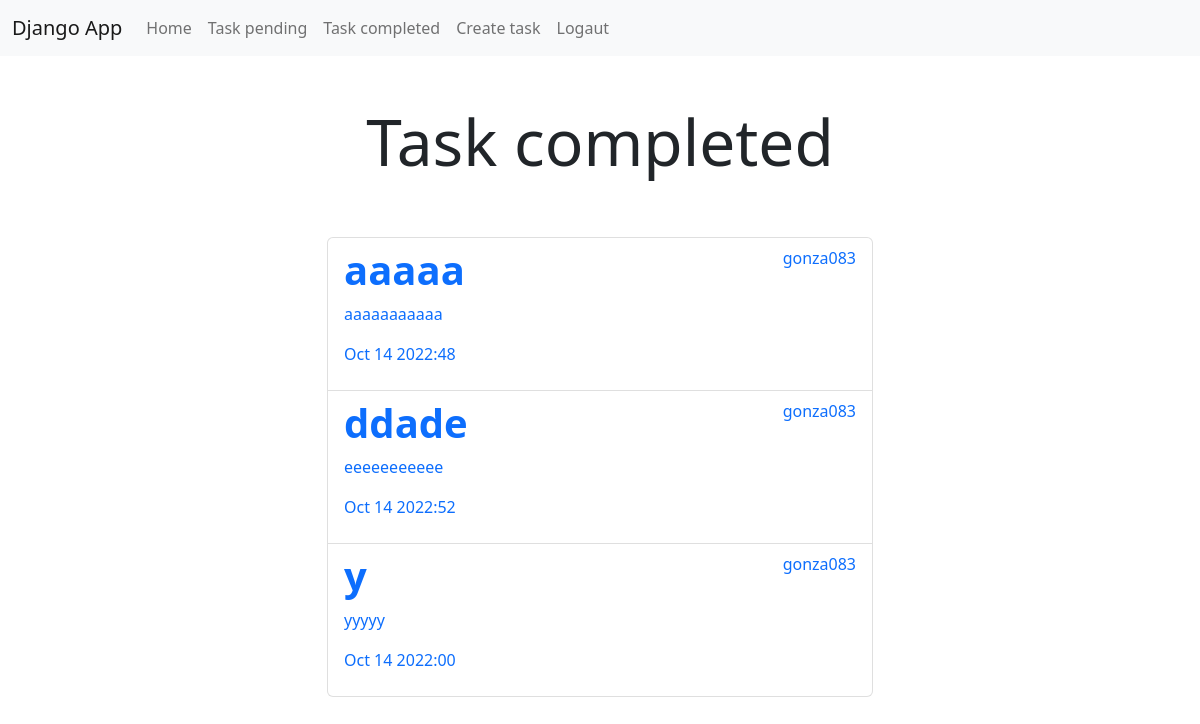
The app's page /task_completed/ (signed in) with its own data.
### task/models.py (models this page shows, shortened)
class Task(models.Model):
    title= models.CharField(max_length=100)
    descripcion= models.TextField(max_length=1000)
    created= models.DateTimeField(auto_now_add=True)
    datecompleted = models.DateTimeField(null=True, blank= True)
    importan= models.BooleanField(default=False)
    user = models.ForeignKey(User, on_delete=models.CASCADE)

### task/views.py (the view)
# urls.py: path('task_completed/',views.task_completed, name="task_completed"),
@login_required
def task_completed(request):
   tasks = Task.objects.filter(user=request.user, datecompleted__isnull=False).order_by
   ()
   return render (request,'task_completed.html', {'tasks': tasks})

### templates/task_completed.html
{% extends 'base.html' %}
{% block content %}
<h1 class="text-center display-3 py-5">Task completed</h1>
<main class="container">
    <div class="row">
        <div class="col-md-6 offset-md-3">
            <ul class="list-group">
                {% for task in tasks %}
                <li class="list-group-item text-decoration-none">
                <a href="{% url 'task_detail' task.id %}" class="text-decoration-none">
                    <header class="d-flex justify-content-between">
                        {% if task.importan %}
                        <h1 class="fw-bold text-success"> {{ task.title }} </h1>
                        {% else %}
                        <h1 class="fw-bold"> {{ task.title }} </h1>
                        {% endif %}
                        <p> {{ task.user.username }} </p>
                    </header>
                    <p> {{ task.descripcion }} </p>
                    <p> {{ task.datecompleted|date:'M j Y:i' }}</p>
                </a>
                </li>
                {% endfor %}
            </ul>
        </div>
    </div>
</main>
{% endblock %}

### templates/base.html (shortened to what this page needs)
<!DOCTYPE html>
<html lang="en">
<head>
    <link rel= "stylesheet" href="https://cdn.jsdelivr.net/npm/bootstrap@5.2.2/dist/css/bootstrap.min.css">
</head>
<body>
<nav class="navbar navbar-expand-lg bg-light">
  <div class="container-fluid">
    <a class="navbar-brand" href="{% url "index" %}">Django App</a>
    <div class="collapse navbar-collapse" id="navbarNav">
      <ul class="navbar-nav">
        <li class="nav-item">
            <a href='{% url 'index' %}' class="nav-link "> Home </a>
        </li>
        {% if user.is_authenticated %}
        <li class="nav-item">
            <a href='{% url 'task' %}' class="nav-link "> Task pending </a>
        </li>
        <li class="nav-item">
            <a href='{% url 'task_completed' %}' class="nav-link "> Task completed </a>
        </li>
        <li class="nav-item">
            <a href='{% url 'create_task' %}' class="nav-link "> Create task </a>
        </li>
        <li class="nav-item">
            <a href='{% url 'logout' %}' class="nav-link ">Logaut </a>
        </li>
        {% endif %}
      </ul>
    </div>
  </div>
</nav>
    {% block content %}
    {% endblock %}
</body>
</html>

### records on screen
Task: title "aaaaa", user.username "gonza083", descripcion "aaaaaaaaaaa", datecompleted "Oct 14 2022:48"
Task: title "ddade", user.username "gonza083", descripcion "eeeeeeeeeee", datecompleted "Oct 14 2022:52"
Task: title "y", user.username "gonza083", descripcion "yyyyy", datecompleted "Oct 14 2022:00"
